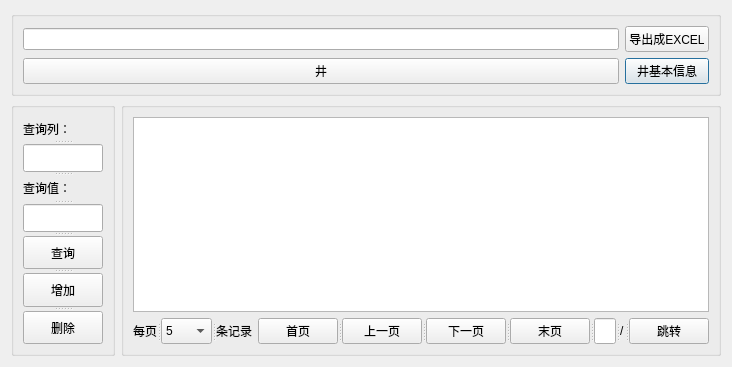
<?xml version="1.0" encoding="UTF-8"?>
<ui version="4.0">
 <class>UI_WELL</class>
 <widget class="QDialog" name="UI_WELL">
  <property name="geometry">
   <rect>
    <x>0</x>
    <y>0</y>
    <width>709</width>
    <height>367</height>
   </rect>
  </property>
  <property name="windowTitle">
   <string>数据管理</string>
  </property>
  <layout class="QGridLayout" name="gridLayout_4">
   <item row="0" column="0" colspan="2">
    <widget class="QGroupBox" name="GROUP_BOX_3">
     <property name="title">
      <string/>
     </property>
     <layout class="QGridLayout" name="gridLayout_3">
      <item row="1" column="1">
       <widget class="QPushButton" name="SELECT_WELL_BASIC">
        <property name="text">
         <string>井基本信息</string>
        </property>
       </widget>
      </item>
      <item row="1" column="0">
       <widget class="QPushButton" name="SELECT_WELL">
        <property name="text">
         <string>井</string>
        </property>
       </widget>
      </item>
      <item row="0" column="1">
       <widget class="QPushButton" name="BUTTON_EXPORT_TO_EXCEL">
        <property name="text">
         <string>导出成EXCEL</string>
        </property>
       </widget>
      </item>
      <item row="0" column="0">
       <widget class="QLineEdit" name="EDIT_EXCEL"/>
      </item>
     </layout>
    </widget>
   </item>
   <item row="1" column="0">
    <widget class="QGroupBox" name="GROUP_BOX_2">
     <property name="title">
      <string/>
     </property>
     <layout class="QGridLayout" name="gridLayout_2">
      <item row="0" column="0">
       <widget class="QSplitter" name="SPLITTER_1">
        <property name="orientation">
         <enum>Qt::Vertical</enum>
        </property>
        <widget class="QLabel" name="LABEL_QUERY_COLUMN">
         <property name="text">
          <string>查询列：</string>
         </property>
        </widget>
        <widget class="QLineEdit" name="EDIT_COLUMN"/>
        <widget class="QLabel" name="LABEL_QUERY_VALUE">
         <property name="text">
          <string>查询值：</string>
         </property>
        </widget>
        <widget class="QLineEdit" name="EDIT_VALUE"/>
        <widget class="QPushButton" name="BUTTON_QUERY">
         <property name="text">
          <string>查询</string>
         </property>
        </widget>
        <widget class="QPushButton" name="BUTTON_ADD">
         <property name="text">
          <string>增加</string>
         </property>
        </widget>
        <widget class="QPushButton" name="BUTTON_DELETE">
         <property name="text">
          <string>删除</string>
         </property>
        </widget>
       </widget>
      </item>
     </layout>
    </widget>
   </item>
   <item row="1" column="1">
    <widget class="QGroupBox" name="GROUP_BOX_1">
     <property name="title">
      <string/>
     </property>
     <layout class="QGridLayout" name="gridLayout">
      <item row="0" column="0" colspan="2">
       <widget class="QTableView" name="TABLEVIEW"/>
      </item>
      <item row="1" column="0">
       <widget class="QSplitter" name="SPLITTER_3">
        <property name="orientation">
         <enum>Qt::Horizontal</enum>
        </property>
        <widget class="QLabel" name="LABEL_PAGE_SIZE_1">
         <property name="text">
          <string>每页</string>
         </property>
        </widget>
        <widget class="QComboBox" name="COMBO_PAGE_SIZE">
         <item>
          <property name="text">
           <string>5</string>
          </property>
         </item>
         <item>
          <property name="text">
           <string>10</string>
          </property>
         </item>
         <item>
          <property name="text">
           <string>50</string>
          </property>
         </item>
         <item>
          <property name="text">
           <string>100</string>
          </property>
         </item>
        </widget>
        <widget class="QLabel" name="LABEL_PAGE_SIZE_2">
         <property name="text">
          <string>条记录</string>
         </property>
        </widget>
       </widget>
      </item>
      <item row="1" column="1">
       <widget class="QSplitter" name="SPLITTER_2">
        <property name="orientation">
         <enum>Qt::Horizontal</enum>
        </property>
        <widget class="QPushButton" name="BUTTON_TURN_TO_FIRST_PAGE">
         <property name="text">
          <string>首页</string>
         </property>
        </widget>
        <widget class="QPushButton" name="BUTTON_TURN_TO_PREVIOUS_PAGE">
         <property name="text">
          <string>上一页</string>
         </property>
        </widget>
        <widget class="QPushButton" name="BUTTON_TURN_TO_NEXT_PAGE">
         <property name="text">
          <string>下一页</string>
         </property>
        </widget>
        <widget class="QPushButton" name="BUTTON_TURN_TO_LAST_PAGE">
         <property name="text">
          <string>末页</string>
         </property>
        </widget>
        <widget class="QLineEdit" name="EDIT_PAGE_NUMBER"/>
        <widget class="QLabel" name="LABEL_ALL_PAGE">
         <property name="text">
          <string>/</string>
         </property>
        </widget>
        <widget class="QPushButton" name="BUTTON_TURN_TO_DESIGNATED_PAGE">
         <property name="text">
          <string>跳转</string>
         </property>
        </widget>
       </widget>
      </item>
     </layout>
    </widget>
   </item>
  </layout>
 </widget>
 <resources/>
 <connections/>
</ui>
